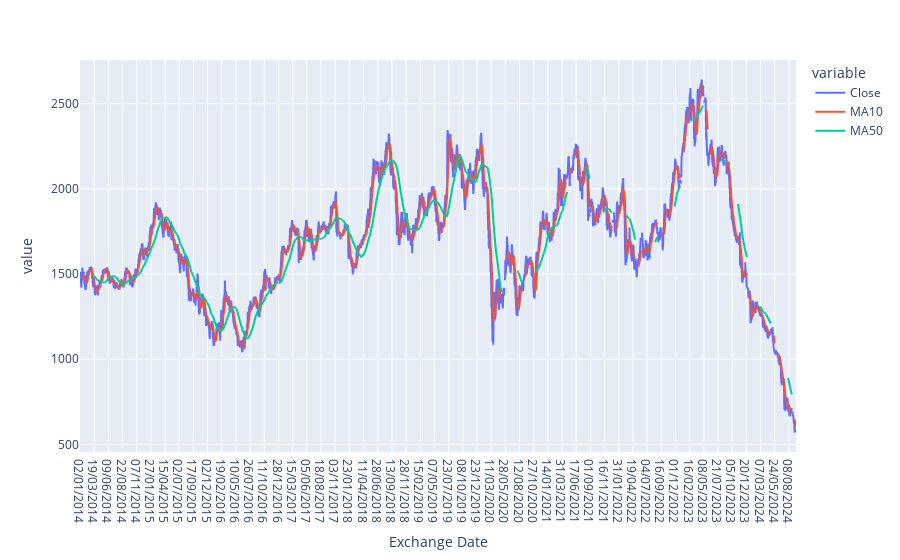

Source (notebook cell):
### Code cell
import plotly.express as px
px.line(df[['Close', 'MA10','MA50']])

### Figure 1 — Plotly figure (JSON) as saved in the notebook; plotly's stock layout.template omitted (floating-point values rounded to 4 significant figures; data arrays with more than 128 entries replaced by an {"elided": "..."} marker saying what was removed)
{"data": [{"hovertemplate": "variable=Close<br>Exchange Date=%{x}<br>value=%{y}<extra></extra>", "legendgroup": "Close", "line": {"color": "#636efa", "dash": "solid"}, "marker": {"symbol": "circle"}, "mode": "lines", "name": "Close", "showlegend": true, "type": "scattergl", "x": {"elided": "2728 str values"}, "xaxis": "x", "y": {"elided": "2728 float values"}, "yaxis": "y"}, {"hovertemplate": "variable=MA10<br>Exchange Date=%{x}<br>value=%{y}<extra></extra>", "legendgroup": "MA10", "line": {"color": "#EF553B", "dash": "solid"}, "marker": {"symbol": "circle"}, "mode": "lines", "name": "MA10", "showlegend": true, "type": "scattergl", "x": {"elided": "2728 str values"}, "xaxis": "x", "y": {"elided": "2728 float values"}, "yaxis": "y"}, {"hovertemplate": "variable=MA50<br>Exchange Date=%{x}<br>value=%{y}<extra></extra>", "legendgroup": "MA50", "line": {"color": "#00cc96", "dash": "solid"}, "marker": {"symbol": "circle"}, "mode": "lines", "name": "MA50", "showlegend": true, "type": "scattergl", "x": {"elided": "2728 str values"}, "xaxis": "x", "y": {"elided": "2728 float values"}, "yaxis": "y"}], "layout": {"legend": {"title": {"text": "variable"}, "tracegroupgap": 0}, "margin": {"t": 60}, "xaxis": {"anchor": "y", "domain": [0, 1], "title": {"text": "Exchange Date"}}, "yaxis": {"anchor": "x", "domain": [0, 1], "title": {"text": "value"}}}}
